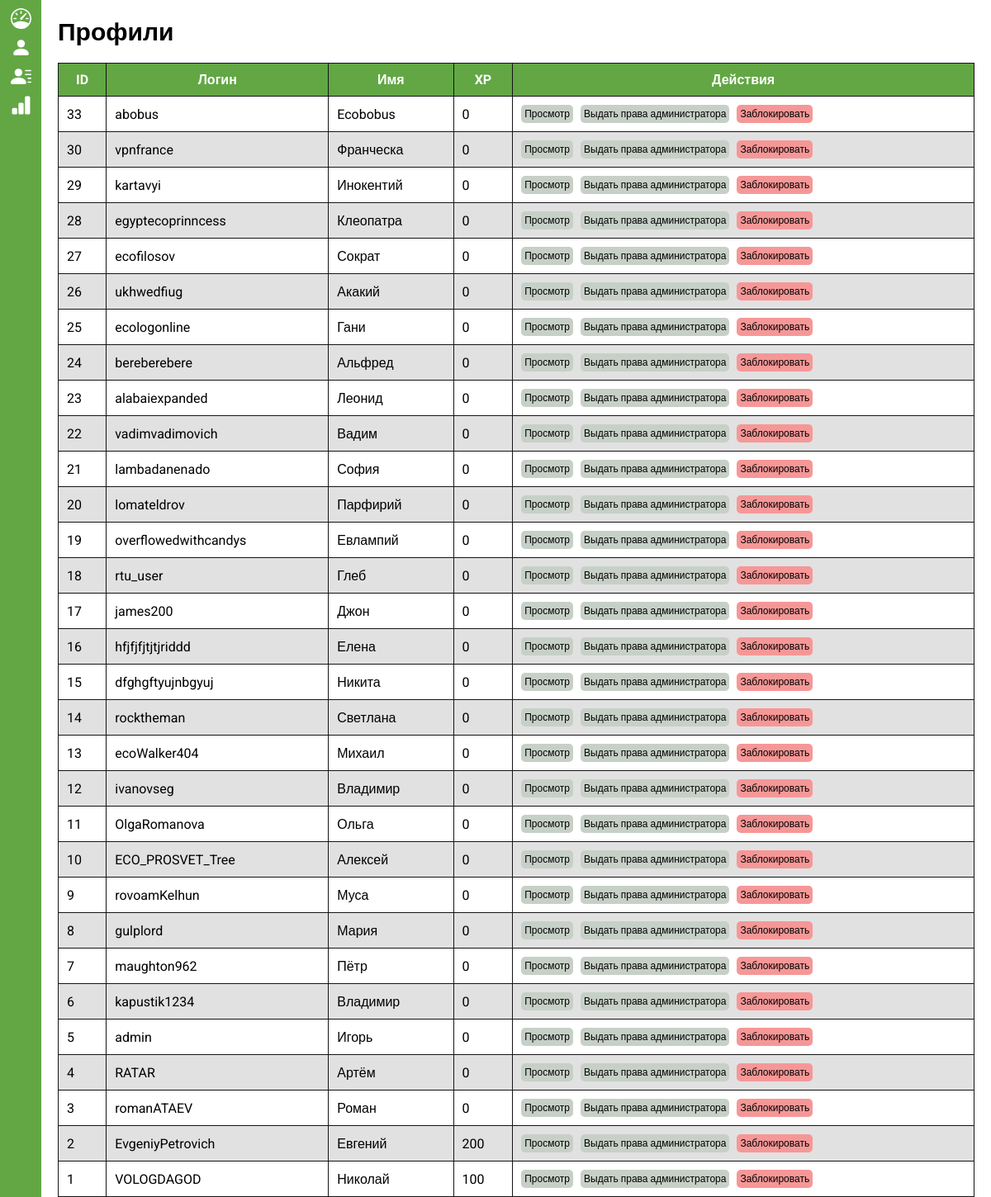
/admin/profiles/index.php (signed in), run on the app's committed database.
### tables this page shows
CREATE TABLE `users` (
  `id` int UNSIGNED NOT NULL,
  `nick` text NOT NULL,
  `name` text NOT NULL,
  `imageUrl` text,
  `status` text NOT NULL COMMENT '0 - available, 1 - banned',
  `password` text,
  `regTime` timestamp NOT NULL,
  `links` json DEFAULT NULL COMMENT 'to Social Media',
  `bio` text,
  `sex` tinyint(1) DEFAULT NULL COMMENT '0 - m, 1 - f',
  `birthDate` timestamp NULL DEFAULT NULL,
  `xp` int NOT NULL DEFAULT '0',
  `bonusPoints` int NOT NULL DEFAULT '0',
  `countTrees` int DEFAULT NULL,
  `statusTree` text,
  `co2kg` int NOT NULL DEFAULT '0',
  `healthApp` json DEFAULT NULL,
  `tgID` text,
  `mosRuID` text,
  `yaID` text,
  `age` int GENERATED ALWAYS AS (floor(((to_days(_utf8mb4'2024-09-18') - to_days(`birthDate`)) / 365.25))) VIRTUAL,
  `isAdmin` tinyint(1) NOT NULL DEFAULT '0'
);

### web/admin/profiles/index.php (the view, shortened to what this page needs)
<?php
$link = connectDB();
?>
<html>
<head>
    <link rel="stylesheet" href="/admin/css/style.css" media="all">
	<link rel="stylesheet" href="/admin/css/users.css" media="all">
</head>
<body>
<div class="wrapper">
    <div class="sideBar">
        <div class="menu">
	        <a href="/"><img class="icon" src="/admin/images/speedometer.svg" alt="Главная"></a>
	        <a href="/admin/profiles"><img class="icon" src="/admin/images/person-fill.svg" alt="Профили"></a>
	        <a href="/admin/applications"><img class="icon" src="/admin/images/person-lines-fill.svg" alt="Заявки"></a>
	        <a href="/admin/stats"><img class="icon" src="/admin/images/bar-chart-fill.svg" alt="Экспорт"></a>
        </div>
    </div>
    <div class="page">
        <div class="titleFlex">
            <div class="title">Профили</div>
        </div>
        <div class="content">
            <div class="table">
	            <table class="users">
		            <thead>
		            <tr>
			            <th>ID</th>
			            <th>Логин</th>
			            <th>Имя</th>
			            <th>XP</th>
			            <th>Действия</th>
		            </tr>
		            </thead>
		            <tbody>
		            <?php
    $query = mysqli_query($link, "SELECT * FROM `users` ORDER BY `users`.`id` DESC");
	while ($u = mysqli_fetch_array($query)) {
		echo '
		            <tr>
			            <td>'.$u["id"].'</td>
			            <td>'.$u["nick"].'</td>
			            <td>'.$u["name"].'</td>
			            <td>'.$u["xp"].'</td>
			            <td>
			                <a href="/profile?id='.$u['id'].'" class="button-edit">Просмотр</a>
			                <a href="?action=grantAdmin&id='.$u['id'].'" class="button-edit">Выдать права администратора</a>
			                <a href="?action=ban&id='.$u['id'].'" class="button-delete">Заблокировать</a>
						</td>
		            </tr>'
		;
    }
		            ?>
		            </tbody>
	            </table>
            </div>
        </div>
    </div>
</div>
</body>
</html>

### web/admin/css/style.css (style rules this page uses)
* { margin: 0; padding: 0; box-sizing: border-box; }
body { background: #ffffff; color: #000; }
.sideBar { height: 100%; width: 50; position: fixed; z-index: 1; top: 0; left: 0; overflow-x: hidden; padding: 0; display: flex; flex-direction: column; justify-content: space-between; background: #62a744; }
.page { margin: 20px 20px 20px 70px; }
.content { display: grid; grid-template-columns: 2fr 3fr; grid-gap: 20px 20px; font-family: "Inter", sans-serif; height: calc(100% - 100px); }
.title { font-size: 30px; font-family: "Inter", sans-serif; font-weight: 900; }
.titleFlex { display: flex; justify-content: space-between; align-items: center; margin-bottom: 20px; }
.menu { display: flex; flex-direction: column; padding: 5px; align-items: center; }
.menu .icon { filter: invert(100%); width: 25px; margin: 5px 0; transition: 0.2s; }

### web/admin/css/users.css (style rules this page uses)
.content { display: block; }
table { width: 100%; border-collapse: collapse; font-family: "Roboto", sans-serif; }
table thead tr { color: #ffffff;font-weight: bold;background: #62a744; }
table tbody tr:nth-child(2n) { background: #e1e1e1; }
table td, table th { padding: 10px; border: 1px solid #141415; }
table tr { border-radius: 10px; }
.button-edit { background: #c7d0c7; font-size: 12px; color: #000; text-decoration: none; padding: 4px; display: inline-block; margin-right: 5px; transition: 0.2s; border-radius: 5px; }
.button-delete { background: #f69797; font-size: 12px; color: #000; text-decoration: none; padding: 4px; display: inline-block; transition: 0.2s; border-radius: 5px; }
img { width: 60px; filter: invert(100%); }

### data on the page
users: id "33", nick "abobus", name "Ecobobus", xp "0"
users: id "30", nick "vpnfrance", name "Франческа", xp "0"
users: id "29", nick "kartavyi", name "Инокентий", xp "0"
users: id "28", nick "egyptecoprinncess", name "Клеопатра", xp "0"
users: id "27", nick "ecofilosov", name "Сократ", xp "0"
users: id "26", nick "ukhwedfiug", name "Акакий", xp "0"
users: id "25", nick "ecologonline", name "Гани", xp "0"
users: id "24", nick "bereberebere", name "Альфред", xp "0"
users: id "23", nick "alabaiexpanded", name "Леонид", xp "0"
users: id "22", nick "vadimvadimovich", name "Вадим", xp "0"
users: id "21", nick "lambadanenado", name "София", xp "0"
users: id "20", nick "lomateldrov", name "Парфирий", xp "0"
users: id "19", nick "overflowedwithcandys", name "Евлампий", xp "0"
users: id "18", nick "rtu_user", name "Глеб", xp "0"
users: id "17", nick "james200", name "Джон", xp "0"
users: id "16", nick "hfjfjfjtjtjriddd", name "Елена", xp "0"
users: id "15", nick "dfghgftyujnbgyuj", name "Никита", xp "0"
users: id "14", nick "rocktheman", name "Светлана", xp "0"
users: id "13", nick "ecoWalker404", name "Михаил", xp "0"
users: id "12", nick "ivanovseg", name "Владимир", xp "0"
users: id "11", nick "OlgaRomanova", name "Ольга", xp "0"
users: id "10", nick "ECO_PROSVET_Tree", name "Алексей", xp "0"
users: id "9", nick "rovoamKelhun", name "Муса", xp "0"
users: id "8", nick "gulplord", name "Мария", xp "0"
users: id "7", nick "maughton962", name "Пётр", xp "0"
users: id "6", nick "kapustik1234", name "Владимир", xp "0"
users: id "5", nick "admin", name "Игорь", xp "0"
users: id "4", nick "RATAR", name "Артём", xp "0"
users: id "3", nick "romanATAEV", name "Роман", xp "0"
users: id "2", nick "EvgeniyPetrovich", name "Евгений", xp "200"
users: id "1", nick "VOLOGDAGOD", name "Николай", xp "100"
